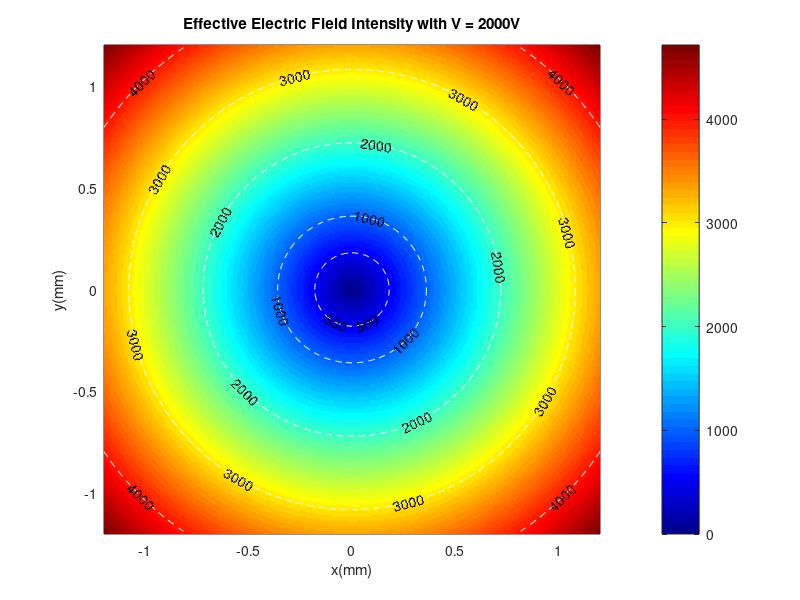

MATLAB code to generate this figure:
[xgrid,ygrid] = meshgrid(-1.2:0.01:1.2);
z=sqrt((-(2.* xgrid)./1.2^2.* 2000).^2+((2.* ygrid)./ 1.2^2.* 2000).^2);
figure;
pcolor(xgrid,ygrid,z);
shading interp;
colorbar;
colormap(jet);
xlabel('x(mm)');
ylabel('y(mm)');
title('Effective Electric Field Intensity with V = 2000V');
hold on;
[cs, h]=contour(xgrid,ygrid,z,[4000 3000 2000 1000 500 0],'w--');
clabel(cs, h,'LabelSpacing',100, 'FontSize', 10, 'Color', 'k');
hold off;